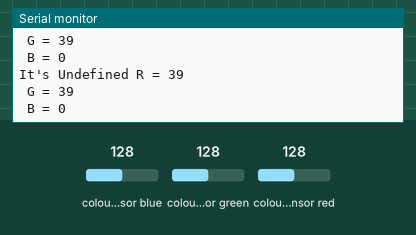
Simulated run of this sketch. Board: Arduino Uno, built with avr-gcc and run on an emulated ATmega328P. Shown: the last lines printed to the serial monitor. Wiring (inferred from the names in the program): TCS3200 colour sensor: output pin 5; S2 pin 2; S3 pin 3; S0 pin 13; S1 pin 12. Inputs (shaded band) come from the test bench; at power-on: colour sensor blue 128, colour sensor green 128, colour sensor red 128.

Above: at 1.2 s.
1.3 s: colour sensor blue set to 5
At 1.31 s:
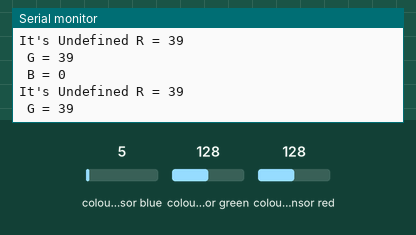
3.3 s: colour sensor blue set to 191
At 3.32 s:
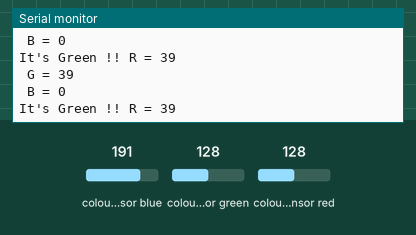
5.4 s: colour sensor green set to 5
At 5.42 s:
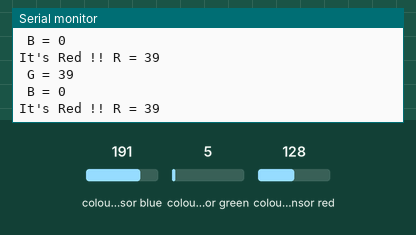
6.9 s: colour sensor red set to 5
At 6.93 s:
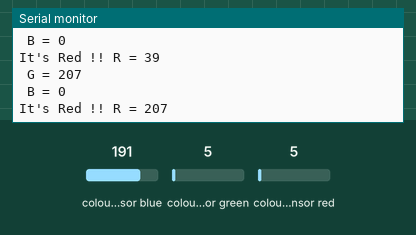

The sketch:

Color_Sensor_Arduino_Test.ino
```cpp
int sensorOutPin = 5; //Color sensor OUT to Arduino pin 5
int S2 = 2; //Color sensor S2 to Arduino pin 2
int S3 = 3;  //Color sensor S3 to Arduino pin 3

const int S0 = 13;
const int S1 = 12;

int data;

int rColorStrength;
int gColorStrength;
int bColorStrength;

void setup() {
  // put your setup code here, to run once:
  pinMode(S0, OUTPUT);
  pinMode(S1, OUTPUT);
  pinMode(S2, OUTPUT); //Write to set wich color channel to read
  pinMode(S3, OUTPUT);  //Write to set wich color channel to read

  pinMode(sensorOutPin, INPUT); //Read from that pin to get color from one channel

  //Initiate Serial communication.
  Serial.begin(9600); //passes 9600 bits of information per seconds

  //Frequency Scale of 20%
  digitalWrite(S0, HIGH);
  digitalWrite(S1,LOW);

}

void loop() {

  //the sensors return a pulse's length proportional to the color's strength
  //the longer the pulse, the weaker the value of that channel
  //Store value of the measurement in an unsigned int
  // max value of int = +/- 32,728 and the pulse length measured can vary from 0 up to 102,400
  //scale it down to a number between 0 and 255
  // => rColorStrength = (pusleWidth/400-1);
  //in pulseWidth bigger means weaker so rColorStrength = 255 - (pulseWidth/400-1)

  //READ RED VALUE
  digitalWrite(S2, LOW);
  digitalWrite(S3, LOW);
   rColorStrength = pulseIn(sensorOutPin, LOW);
  Serial.print("R = ");
  Serial.println(rColorStrength);
  delay(100);


  //READ GREEN VALUE
  digitalWrite(S2, HIGH);
  digitalWrite(S3, HIGH);
  gColorStrength =  pulseIn(sensorOutPin, LOW);
   Serial.print(" G = ");
  Serial.println(gColorStrength);
  delay(100);

  //READ BLUE VALUE
  digitalWrite(S2, LOW);
  digitalWrite(S3, HIGH);
  gColorStrength =  pulseIn(sensorOutPin, LOW);
  Serial.print(" B = ");
  Serial.println(bColorStrength);
  delay(100);

  if(rColorStrength > gColorStrength && rColorStrength > bColorStrength ) {
    Serial.print("It's Red !!");
    Serial.print(" ");
  } else if(gColorStrength > rColorStrength && gColorStrength >bColorStrength) {
    Serial.print("It's Green !!");
    Serial.print(" ");
  } else if(bColorStrength > rColorStrength && bColorStrength >gColorStrength) {
     Serial.print("It's Blue !!");
     Serial.print(" ");
  } else {
    Serial.print("It's Undefined");
    Serial.print(" ");
  }


}
```

Measured:
- after the input at 6.9 s, the serial monitor: prints a new line at once (image 4)
